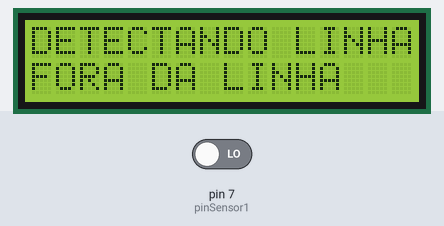
A sketch run on a simulated Arduino Uno, built with avr-gcc and run on an emulated ATmega328P. Shown: 16×2 character LCD. Inputs (shaded band) come from the test bench; at power-on: pin 7 (pinSensor1) LOW. What the sketch prints to the serial monitor is not drawn.

Above: at 1.2 s.
1.3 s: pin 7 (pinSensor1) driven HIGH
At 2.4 s:
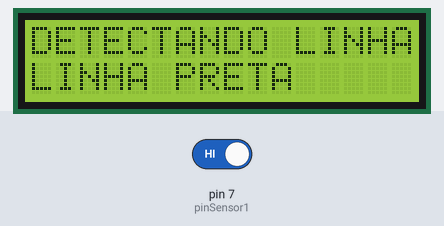
2.8 s: pin 7 (pinSensor1) driven LOW
At 3.6 s:
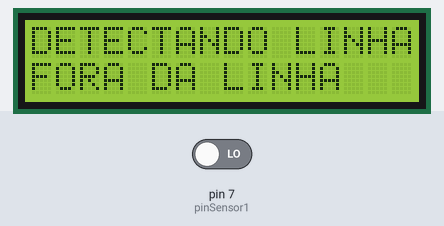
Timing chart, 0 to 5.8 s (numbered marks = the images above; inputs shaded):
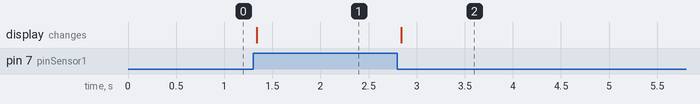

Measured:
- after the input at 1.3 s, the display: changes at once (image 1)
- after the input at 2.8 s, the display: changes at once (image 2)

The sketch:

tracking.ino
```cpp
// Open Source
#include <Wire.h> //INCLUSÃO DE BIBLIOTECA
#include <LiquidCrystal_I2C.h> //INCLUSÃO DE BIBLIOTECA

LiquidCrystal_I2C lcd(0x27,2,1,0,4,5,6,7,3, POSITIVE);

#define pinSensor1 7

void setup () {
  pinMode (pinSensor1, INPUT);
  Serial.begin(9600);
  lcd.begin (16,2); //SETA A QUANTIDADE DE COLUNAS(16) E O NÚMERO DE LINHAS(2) DO DISPLAY
  lcd.setBacklight(HIGH); //LIGA O BACKLIGHT (LUZ DE FUNDO)
}

void loop(){
  lcd.setCursor(0,0); //SETA A POSIÇÃO DO CURSOR
  lcd.print("DETECTANDO LINHA"); //IMPRIME O TEXTO NO DISPLAY LCD

  bool estadoSensor1 = digitalRead(pinSensor1);
  if (estadoSensor1) {
    Serial.println("LINHA PRETA");
    lcd.setCursor(0,1); //SETA A POSIÇÃO DO CURSOR
    lcd.print("LINHA PRETA      "); //IMPRIME O TEXTO NO DISPLAY LCD
  }
  else {
    Serial.println ("FORA DA LINHA");
    lcd.setCursor(0,1); //SETA A POSIÇÃO DO CURSOR
    lcd.print("FORA DA LINHA   "); //IMPRIME O TEXTO NO DISPLAY LCD
  }

}
```
